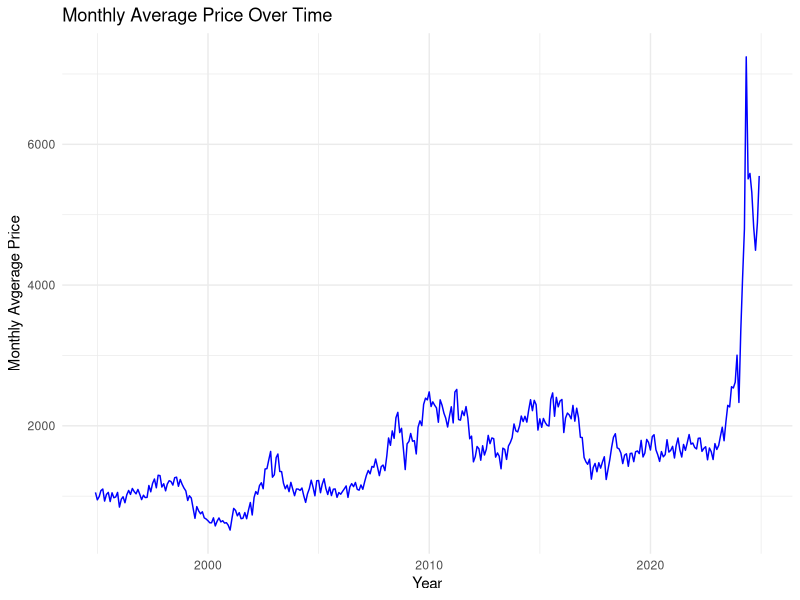
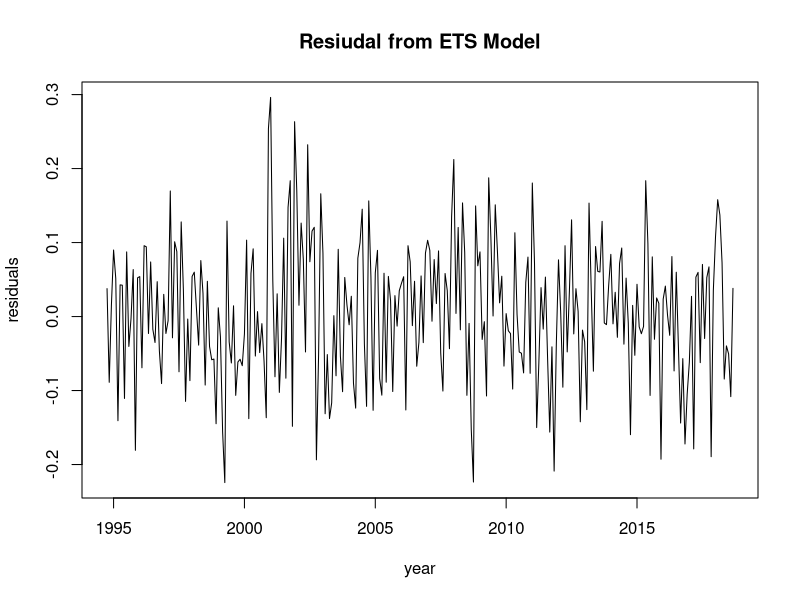
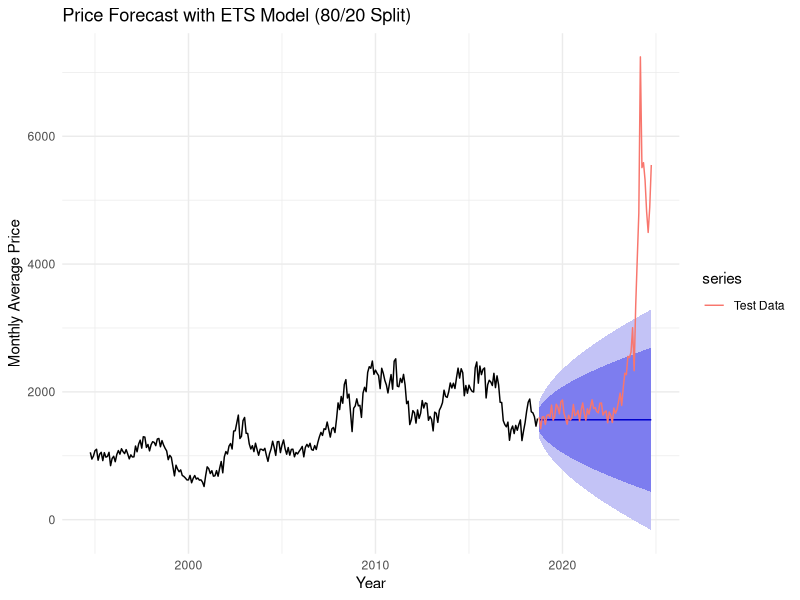
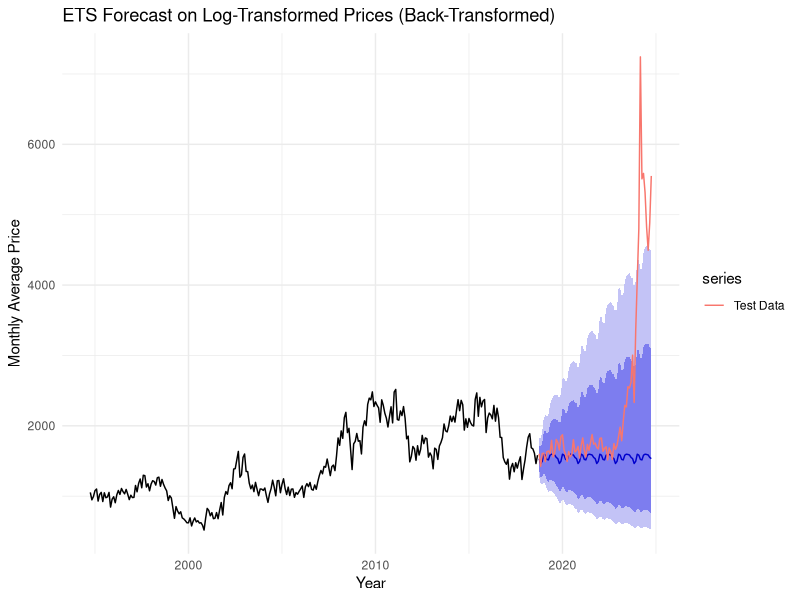
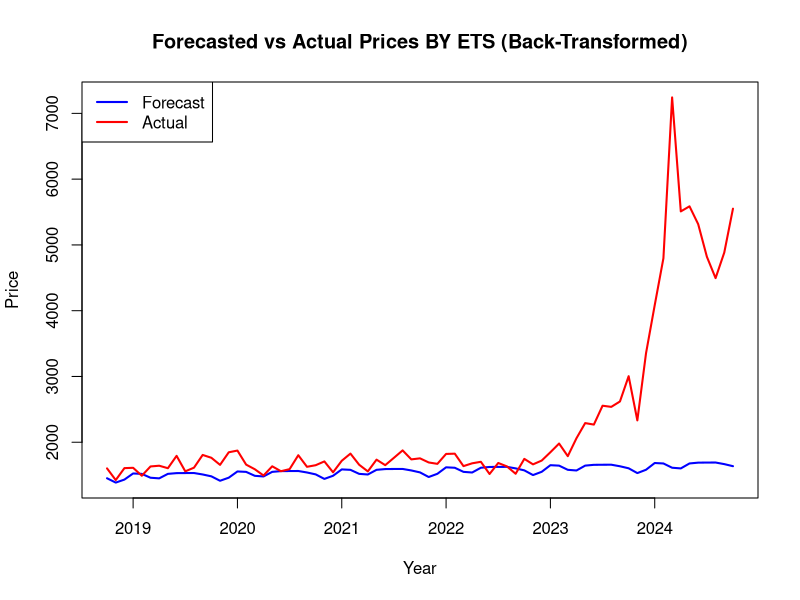

Generate these figures, in order, with R:
## ---- chunk 1
knitr::opts_chunk$set(echo = TRUE)
library(readr)
library(dplyr)
library(forecast)
library(readr)
library(tidyr)
library(lubridate)
library(ggplot2)
library(urca)
library(tseries)
## ---- chunk 2
cocoa_data <- read.csv("cocoa data ets.csv")
cocoa_data$date <- as.Date(cocoa_data$date, format = "%m/%d/%Y")
cocoa_data$Price <- as.numeric(gsub(",", "", cocoa_data$Price_Monthly_Avg))

cocoa_data <- cocoa_data %>%
  mutate(log_price = log(Price),
         diff_log_price = c(NA, diff(log_price))) %>%
  drop_na()
## ---- chunk 3
ggplot(cocoa_data, aes(x = date, y = Price_Monthly_Avg)) +
  geom_line(color = "blue") +
  ggtitle("Monthly Average Price Over Time") +
  xlab("Year") +
  ylab("Monthly Avgerage Price") +
  theme_minimal()
## ---- chunk 4
price_ts <- ts(cocoa_data$Price_Monthly_Avg, start = c(1994, 10), frequency = 12)

n <- length(price_ts)
split_index <- floor(0.8 * n)
train_data <- window(price_ts, end = time(price_ts)[split_index])
test_data <- window(price_ts, start = time(price_ts)[split_index + 1])

ets_model <- ets(train_data, model = "ZZZ")
summary(ets_model)

plot(residuals(ets_model), main = "Resiudal from ETS Model", xlab = "year", ylab = "residuals")

forecast1 <- forecast(ets_model, h = length(test_data))

autoplot(forecast1) +
  autolayer(test_data, series = "Test Data") +
  ggtitle("Price Forecast with ETS Model (80/20 Split)") +
  xlab("Year") + 
  ylab("Monthly Average Price") +
  theme_minimal()

accuracy(forecast1, test_data)
## ---- chunk 5
log_price_ts <- ts(cocoa_data$log_price, start = c(1994, 10), frequency = 12)


n <- length(price_ts)
split_index <- floor(0.8 * n)
log_train_data <- window(log_price_ts, end = time(log_price_ts)[split_index])
log_test_data <- window(log_price_ts, start = time(log_price_ts)[split_index + 1])

log_ets_model <- ets(log_train_data, model = "ZZZ")
summary(log_ets_model)

log_forecast <- forecast(log_ets_model, h = length(log_test_data))

# Back-transform
log_forecast$mean <- exp(log_forecast$mean)
log_forecast$lower <- exp(log_forecast$lower)
log_forecast$upper <- exp(log_forecast$upper)
log_forecast$x <- exp(log_forecast$x)

autoplot(log_forecast) +
  autolayer(test_data, series = "Test Data") +
  ggtitle("ETS Forecast on Log-Transformed Prices (Back-Transformed)") +
  xlab("Year") +
  ylab("Monthly Average Price") +
  theme_minimal()

# Compare to test data

accuracy(log_forecast, test_data)
## ---- chunk 6
diff_log_price <- ts(cocoa_data$diff_log_price, start = c(1994, 10), frequency = 12)

n <- length(diff_log_price)
split_index <- floor(0.8 * n)
diff_log_train <- window(diff_log_price, end = time(price_ts)[split_index])
diff_log_test <- window(diff_log_price, start = time(price_ts)[split_index + 1])

diff_log_ets_model <- ets(diff_log_train, model = "ZZZ")
summary(diff_log_ets_model)

diff_log_forecast <- forecast(diff_log_ets_model, h = length(diff_log_test))

forecasted_diffs <- diff_log_forecast$mean

last_log_price <- tail(cocoa_data$log_price, 1)
  
# Reconstruct & back-transform
log_price_forecast <- ts(cumsum(forecasted_diffs) + 7.3,
                         start = time(diff_log_test)[1], frequency = 12)

price_forecast <- exp(log_price_forecast)
actual_price_test <- window(price_ts, start = time(diff_log_test)[1])

# Plot forecast vs actual
plot(price_forecast, col = "blue", lwd = 2, ylim = range(c(price_forecast, actual_price_test)),
     main = "Forecasted vs Actual Prices BY ETS (Back-Transformed)", ylab = "Price", xlab = "Year")
lines(actual_price_test, col = "red", lwd = 2)
legend("topleft", legend = c("Forecast", "Actual"), col = c("blue", "red"), lty = 1, lwd = 2)

accuracy(price_forecast, actual_price_test)
